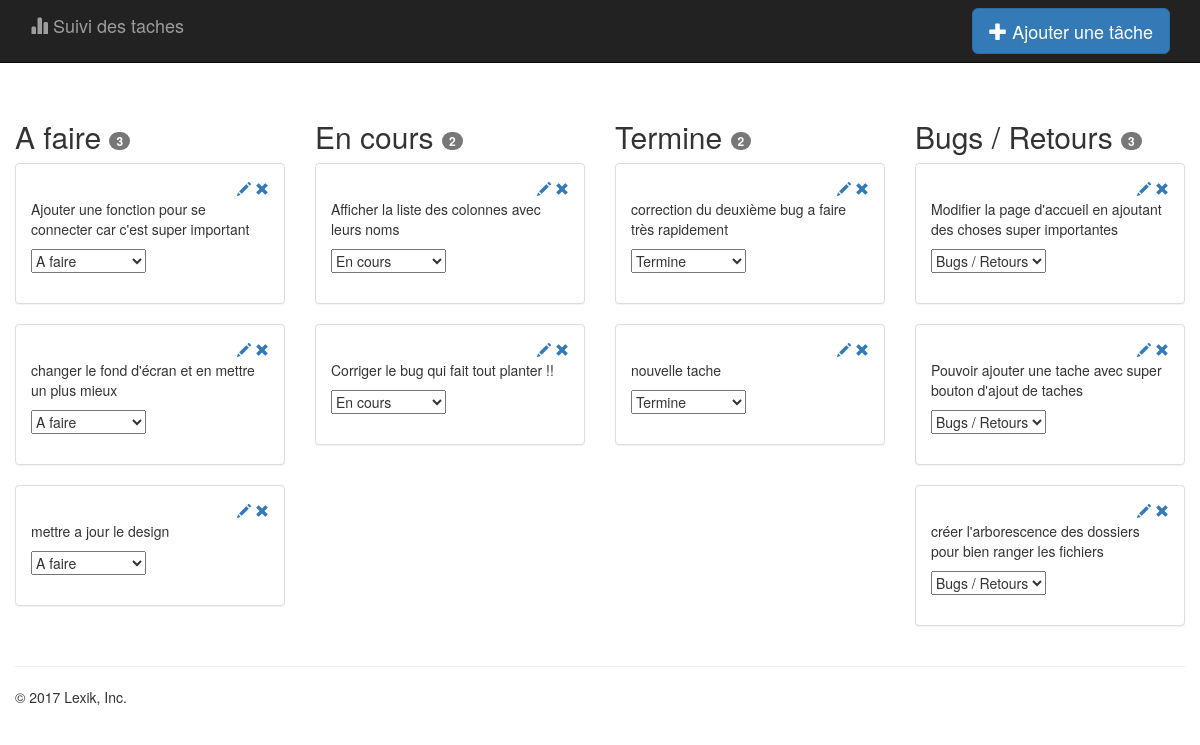
Before: / with the older database file.
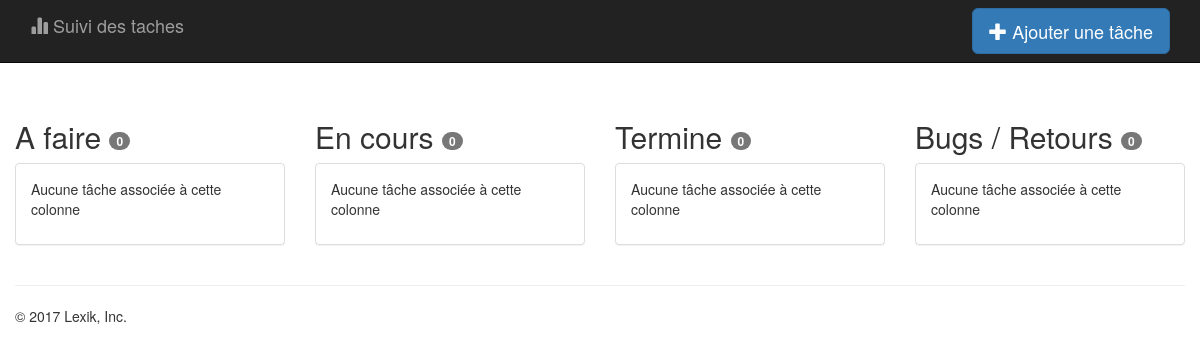
After: the same page with the newer database file.
### tables this page shows
CREATE TABLE `colonnes` (
  `id` int(12) NOT NULL,
  `ordre` int(12) NOT NULL,
  `nom` varchar(255) NOT NULL
);

CREATE TABLE `taches` (
  `id` int(12) NOT NULL,
  `description` varchar(255) NOT NULL,
  `id_colonne` int(12) NOT NULL
);

### controleur/controleurAccueil.php (called while the page is built, shortened)
<?php
function accueil()
{
    $colonnemanager = new ColonneManager();
    $colonnes = $colonnemanager->get_colonnes();
    require('vue/vueAccueil.php');
    return $donnees_vue;
}
?>

### modele/class/class.Routeur.php (called while the page is built)
<?php
class Routeur {
    private $controleur;
    public function __construct()
    {
        $this->controleur = new Controleur();
    }
    public function RouterRequete()
    {
        try {
            $action = (isset($_GET['action'])) ? $_GET['action'] : 'accueil';
            $this->controleur->chargercontroleur($action);
        } catch (Exception $e) {
            require('controleur/controleurErreur.php');
            erreur($e->getMEssage());
        }
    }
}
?>

### index.php (called while the page is built, shortened)
<?php
$routeur = new Routeur();
$routeur->RouterRequete();
?>

### modele/class/class.DatabaseManager.php (called while the page is built)
<?php
 class DatabaseManager {
     protected static function getBDD()
     {
         $bdd = new PDO('mysql:host=localhost;dbname=suiviactivite;charset=utf8', 'root','cabestany', array(PDO::ATTR_ERRMODE => PDO::ERRMODE_EXCEPTION));
         return $bdd;
     }
 }
?>

### modele/class/class.ColonneManager.php (called while the page is built, shortened)
<?php
class ColonneManager extends DatabaseManager{
    private $bdd;
    public function __construct()
    {
        $this->bdd = $this->getBDD();
    }
    public function get_colonnes()
    {
        $sql = $this->bdd->prepare('SELECT * FROM colonnes ORDER BY ordre');
        $sql->execute();
        while($retour = $sql->fetch())
        {
            $colonnes[] = new Colonne($retour);
        }
        return $colonnes;
    }
    public function get_class_bootstrap()
    {
        $sql = $this->bdd->prepare('SELECT COUNT(id) as total FROM colonnes');
        $sql->execute();
        $donnees = $sql->fetch();
        $total = $donnees['total'];
        return floor(12/$total);
    }
}
?>

### modele/class/class.MonTrait.php (called while the page is built, shortened)
<?php
trait MonTrait {
    public function hydrate($donnees)
    {
        foreach ($donnees as $cle => $valeur)
        {
            $method = 'set'.ucfirst($cle);
        }
    }
}
?>

### modele/class/class.Colonne.php (called while the page is built, shortened)
<?php
class Colonne {
    private $id;
    private $nom;
    private $compteur;
    public function setId($id)
    {
        $this->id = $id;
    }
    public function setNom($nom)
    {
        $this->nom = $nom;
    }
    public function setCompteur($compteur)
    {
        $this->compteur = $compteur;
    }
    public function getId(){ return $this->id; }
    public function getNom(){ return $this->nom; }
    public function getCompteur(){ return $this->compteur; }
    public function get_taches_par_colonne()
    {
        $TacheManager = new TacheManager();
        $taches = $TacheManager->get_taches_par_colonneid($this->getId());
        return $taches;
    }
}
?>

### modele/class/class.TacheManager.php (called while the page is built, shortened)
<?php
class TacheManager extends DatabaseManager{
    private $bdd;
    public function __construct()
    {
        $this->bdd = $this->getBDD();
    }
    public function get_taches_par_colonneid($id_colonne)
    {
        $sql = $this->bdd->prepare('SELECT * FROM taches WHERE id_colonne = :id_colonne');
        $sql->bindValue(':id_colonne',$id_colonne);
        $sql->execute();
        while($retour = $sql->fetch())
        {
            $taches[] = new Tache($retour);
        }
        if(isset($taches))
        {
            return $taches;
        }
        else
        {
            return NULL;
        }
    }
}
?>

### modele/class/class.Tache.php (called while the page is built, shortened)
<?php
class Tache {
    private $id;
    private $description;
    private $id_colonne;
    public function setId($id)
    {
        $this->id = $id;
    }
    public function setDescription($description)
    {
        $this->description = $description;
    }
    public function setId_colonne($id_colonne)
    {
        $this->id_colonne = intval($id_colonne);
    }
    public function getId(){ return $this->id; }
    public function getDescription(){ return $this->description; }
    public function getId_colonne(){ return $this->id_colonne; }
    public function get_my_form($colonnes)
    {
        $myform = new FormulaireBootstrap(array("id_tache" =>$this->getId()));
        $myform->setMethod('get');
        $myform->setAction('index.php');
        $myform->select('id_colonne',$colonnes,$this->getId_colonne());
        $myform->inputHidden('id_tache');
        return $myform;
    }
}
?>

### modele/class/class.FormulaireBootstrap.php (the view, shortened to what this page needs)
<?php
class FormulaireBootstrap extends Formulaire{
    private static $balise = 'div';
    private $contenu;
    private $method = 'post';
    private $action = '';
    public function setMethod($method)
    {
        if ($method=='post' OR $method=='get')
        {
            $this->method = $method;
        }
        else
        {
            $this->method = 'post';
        }
    }
    public function setAction($action)
    {
        $this->action = $action;
    }
    public function inputHidden($name)
    {
        $html = '<input type="hidden" name="'.$name.'" value="'.$this->getValue($name).'" />';
        $this->contenu .= $this->habillage($html);
    }
    public function select($name,$colonnes,$id_colonne)
    {
        $html = '<select class="myselect" name="'.$name.'">';
        foreach($colonnes as $colonne)
        {
            $selected = ($colonne->getId()==$id_colonne) ? 'selected="selected"' : '';
            $html .='<option value="'.$colonne->getId().'" '.$selected.'>'.$colonne->getNom().'</option>';
        }
        $html .= '</select>';
        $this->contenu .= $this->habillage($html);
    }
    public function habillage($html)
    {
        $html_propre = '<'.self::$balise.' class="form-group">'.$html.'</'.self::$balise.'>';
        return $html_propre;
    }
    public function render()
    {
        return '<form method="'.$this->method.'" action="'.$this->action.'" enctype="multipart/form-data">'.$this->contenu.'</form>';
    }
}
?>

### modele/class/class.Controleur.php (shortened to what this page needs)
<?php
class Controleur{
    public function chargercontroleur($action)
    {
        if (file_exists('controleur/controleur'.$action.'.php'))
        {
            extract($action());
            require('vue/gabarit.php');
        }
        else
        {
            throw new Exception('L\'action '.$action.' est inexistante !');
        }
    }
}
?>

### vue/vueAccueil.php (shortened to what this page needs)
<div class="row">
<?php
foreach($colonnes as $colonne)
{
    $taches = $colonne->get_taches_par_colonne();
?>
    <div class="col-md-<?php echo $colonnemanager->get_class_bootstrap(); ?>">
        <h2><?php echo $colonne->getNom(); ?> <span class="badge" title="nombre de tâches"><?php echo $colonne->getCompteur(); ?></span></h2>
        <?php
        if ($taches)
        {
            foreach($taches as $tache)
            {
            ?>
            <div class="panel panel-default">
                <div class="panel-body">
                    <div class="tachemodify">
                        <a href="index.php?action=voirtache&id_tache=<?php echo $tache->getId(); ?>"><span class="glyphicon glyphicon-pencil" title="Modifier la t&acirc;che"></span></a>
                        <a href="index.php?action=supprimertache&id_tache=<?php echo $tache->getId(); ?>"><span class="glyphicon glyphicon-remove" title="Supprimer la t&acirc;che"></span></a>
                    </div>
                  <p><?php echo $tache->getDescription(); ?></p>
                <?php
                echo $tache->get_my_form($colonnes)->render();
                ?>
              </div>
            </div>
            <?php
            }
        }
        else
        {
            ?>
            <div class="panel panel-default">
              <div class="panel-body">
                <p>Aucune t&acirc;che associ&eacute;e &agrave; cette colonne</p>
              </div>
            </div>
            <?php
        }
        ?>
    </div>
<?php
}
?>
</div>
<?php $contenu = ob_get_clean(); ?>

### vue/gabarit.php (shortened to what this page needs)
<!DOCTYPE html>
<html lang="en">
    <head>
        <?php require('vue/init.php'); ?>
    </head>
    <body>
        <?php require('vue/menu.php'); ?>
        <div class="container-fluid" style="padding-top:100px;">
<?php
echo $contenu;
?>
      <hr>
      <footer>
        <p>&copy; 2017 Lexik, Inc.</p>
      </footer>
    </div>
  </body>
</html>

### vue/init.php (shortened to what this page needs)
<link href="https://maxcdn.bootstrapcdn.com/bootstrap/3.3.7/css/bootstrap.min.css" rel="stylesheet">
<link rel="stylesheet" href="vue/css/style.css">

### vue/menu.php (shortened to what this page needs)
<nav class="navbar navbar-inverse navbar-fixed-top">
    <div class="container">
        <div class="navbar-header">
            <a class="navbar-brand" href="/suivi_activite"><span class="glyphicon glyphicon-stats"></span> Suivi des taches</a>
        </div>
        <div id="navbar" class="navbar-collapse collapse">
            <form class="navbar-form navbar-right">
                <button type="button" class="btn btn-primary btn-lg" data-toggle="modal" data-target="#myModal"><span class="glyphicon glyphicon-plus"></span> Ajouter une t&acirc;che</button>
            </form>
        </div>
    </div>
</nav>

### vue/css/style.css (style rules this page uses)
.tachemodify { text-align: right; }

Changed rows visible on the page:
removed taches: description "Ajouter une fonction pour se connecter car c'est super important", shown under colonnes "A faire"
removed taches: description "changer le fond d'écran et en mettre un plus mieux", shown under colonnes "A faire"
removed taches: description "mettre a jour le design", shown under colonnes "A faire"
removed taches: description "Afficher la liste des colonnes avec leurs noms", shown under colonnes "En cours"
removed taches: description "Corriger le bug qui fait tout planter !!", shown under colonnes "En cours"
removed taches: description "correction du deuxième bug a faire très rapidement", shown under colonnes "Termine"
removed taches: description "nouvelle tache", shown under colonnes "Termine"
removed taches: description "Modifier la page d'accueil en ajoutant des choses super importantes", shown under colonnes "Bugs / Retours"
removed taches: description "Pouvoir ajouter une tache avec super bouton d'ajout de taches", shown under colonnes "Bugs / Retours"
removed taches: description "créer l'arborescence des dossiers pour bien ranger les fichiers", shown under colonnes "Bugs / Retours"
shown differently, row unchanged: colonnes "A faire": Compteur "3" → "0"; now shows "Aucune tâche associée à cette colonne"
shown differently, row unchanged: colonnes "En cours": Compteur "2" → "0"; now shows "Aucune tâche associée à cette colonne"
shown differently, row unchanged: colonnes "Termine": Compteur "2" → "0"; now shows "Aucune tâche associée à cette colonne"
shown differently, row unchanged: colonnes "Bugs / Retours": Compteur "3" → "0"; now shows "Aucune tâche associée à cette colonne"
